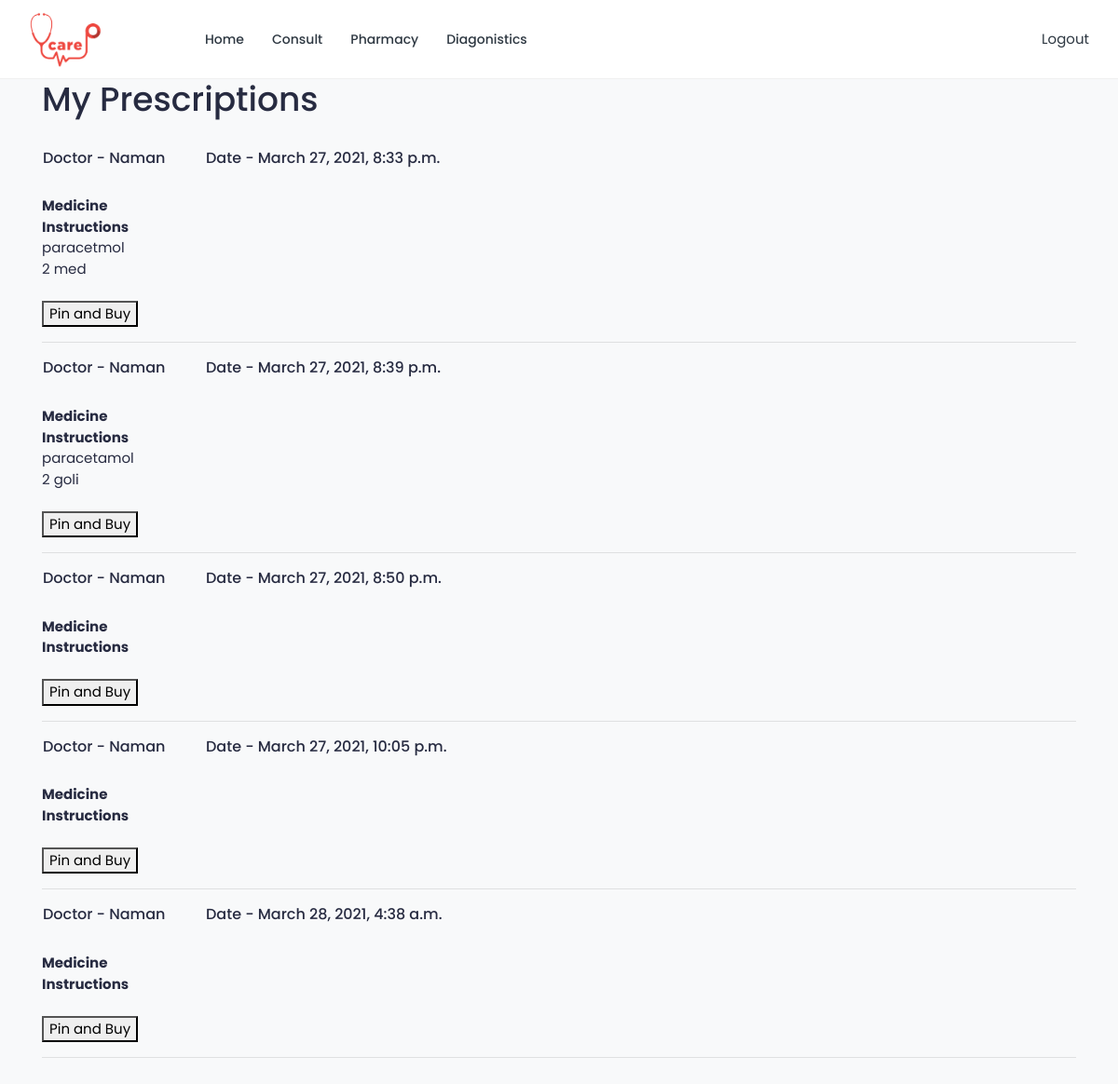
/patient/myprescriptions/ (signed in), run on the app's committed database.
### users/models.py (models this page shows, shortened)
class Appointment(models.Model):
    time_slot = models.OneToOneField(
        TimeSlots, null=True, blank=True, on_delete=models.CASCADE)
    doctor = models.ForeignKey(Doctor, on_delete=models.CASCADE)
    patient = models.ForeignKey(Patient, on_delete=models.CASCADE)
    alloted_time = models.TimeField(
        auto_now=False, null=True, blank=True, auto_now_add=False)
    meeting_link = models.URLField(max_length=200, blank=True)
    date_made = models.DateTimeField(auto_now_add=True)

class Doctor(models.Model):
    user = models.OneToOneField(User, on_delete=models.CASCADE)
    open_time = models.TimeField(
        auto_now=False, auto_now_add=False, null=True, blank=True)
    close_time = models.TimeField(
        auto_now=False, auto_now_add=False, null=True, blank=True)
    speciality = models.CharField(max_length=100, null=True, blank=True)
    city = models.CharField(max_length=100, null=True, blank=True)
    slot_duration = models.TimeField(
        auto_now=False, auto_now_add=False, null=True, blank=True)

class Medecine(models.Model):
    appointment = models.ForeignKey(
        Appointment, null=True, blank=True, on_delete=models.CASCADE)
    name = models.CharField(max_length=100, blank=True, null=True)
    detail = models.CharField(max_length=100, blank=True, null=True)

### users/views.py (the view)
# urls.py: path('patient/myprescriptions/',
def myprescriptions(request):
    user = request.user
    patient = Patient.objects.get(user=user)
    appointments = patient.appointment_set.all()
    meds = Medecine.objects.all()
    context = {
        'appointments': appointments,
        'meds': meds,
    }
    return render(request, 'myprescriptions.html', context)

### users/templates/myprescriptions.html
{% extends 'base.html' %}{% load static %} {% block content %}
<div class="container">
    <div class="row">
        <div class="col-lg-12">
            <div class="box-element">
                <h1>My Prescriptions</h1>
            </div>
            <br>
            <div class="box-element">
    <div>
       {% for appointment in appointments %}
       <div class="box-element">
       <table>
       <th><h5>Doctor - {{appointment.doctor.user.first_name}}</h5></th>
       <th style="float:inline-start;"><h5>&nbsp;&nbsp;&nbsp;&nbsp;&nbsp;&nbsp;&nbsp;&nbsp;&nbsp;&nbsp;Date  - {{appointment.date_made}}</h5></th>
        </table>
        </div>
        <br>
        <div class="box-element">
       <div class="cart-row">
           <div style="flex: 1;"><strong>Medicine</strong></div>
           <div style="flex: 1;"><strong>Instructions</strong></div>
       </div>
       {% for med in meds %}
            {% if med.appointment == appointment %}
            <div class="cart-row">
                <div style="flex: 1;">{{med.name}}</div>
                <div style="flex: 1;">{{med.detail}}</div>
            </div>
            {% endif %}
       {% endfor %}
    </div>
    <br>
    <a href="{% url 'pinandbuypharmacy' appointment.id %}"><button>Pin and Buy</button></a>
       <br><hr>
    {% endfor %}
    </div>
            </div>
        </div>
    </div>
</div>
<br /> {% endblock %}

### data on the page
Appointment: doctor.user.first_name "Naman", date_made "March 27, 2021, 8:33 p.m."
Medecine: name "paracetmol", detail "2 med"
Appointment: doctor.user.first_name "Naman", date_made "March 27, 2021, 8:39 p.m."
Medecine: name "paracetamol", detail "2 goli"
Appointment: doctor.user.first_name "Naman", date_made "March 27, 2021, 8:50 p.m."
Appointment: doctor.user.first_name "Naman", date_made "March 27, 2021, 10:05 p.m."
Appointment: doctor.user.first_name "Naman", date_made "March 28, 2021, 4:38 a.m."
